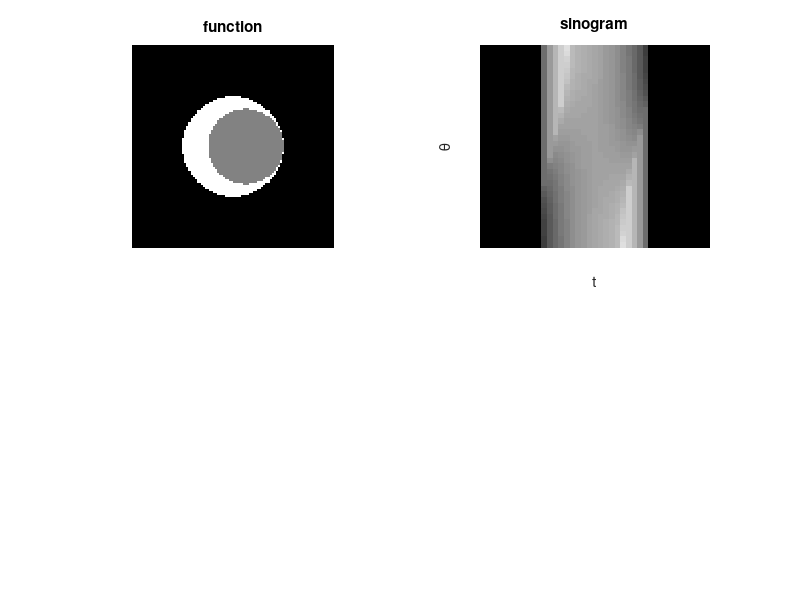

MATLAB code for this plot: (Note: this script raises an error after producing the figure.)
% Exercise 3: 5
% Crescent Shaped Region Backprojection
% Set up:
clear all
d=0.05;
t=-1:d:1; % 2M+1=41 bzw. j*d
N=36; % 18  % Angle k*pi/N
L=pi/d; % Niquist value for Ram-Lak-Filter

% function
x=linspace(-1,1,100);
[X,Y]=meshgrid(x,x);
R=X.^2+Y.^2;
f=1*(R<=1/4)-0.5*((R-1/4*X)<=1/8);
subplot(2,2,1)
imshow(f,[0,1])
axis off
title('function');

% Radon transform
theta=linspace(0,pi,N); % k*pi/N
[T,Theta]=meshgrid(t,theta);
tt=abs(T-1/8*cos(Theta));
Rf=2*sqrt(1/4-abs(T).^2).*(abs(T)<=1/2)-sqrt(9/64-(tt).^2).*(tt<=3/8);
subplot(2,2,2)
imshow(Rf)
title('sinogram'); ylabel('\theta'); xlabel('t')

% Ram-Lak-Filter
n=-20:20; % 41 values corresponding to the number of values of t.
rlf=irlf(L,n);
subplot(2,2,3)
plot(rlf)
axis([1 40 -300 600])
title('Filter in Spatial Domain');

% convolution h=rlf with Rf
rlf=[rlf(21:41) rlf(1:20)]; % because of convolution
for m=1:length(theta)
    h(m,:)=convp(rlf,Rf(m,:));
end

% rlf=[rlf(21:41) rlf(1:20) zeros(1,41)];
% Rf=[Rf zeros(N,41)];
% for m=1:length(theta)
%     h(m,:)=convp(rlf,Rf(m,:));
% end
% h=h(:,1:41);

% interpolation points for every theta
I=zeros(N,100,100);
for k=1:N  
    I(k,:,:)=cos(theta(k))*X+sin(theta(k))*Y; % reuse existing mesh
end
for m=1:N 
    I(m,:,:)=interp1(t,h(m,:),I(m,:,:),'linear');
end

% backprojection
B=zeros(100);
for j=1:100
   for k=1:100
       B(k,j)=sum(I(:,k,j))/(2*N); % script page 88
   end
end
subplot(2,2,4)
imshow(B,[])
axis off
title('backprojection');
